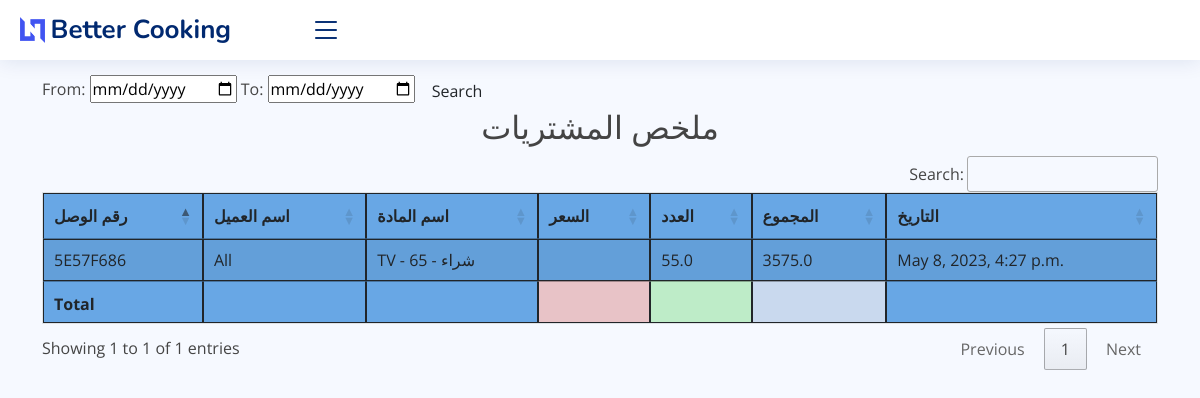
Page /purchase_report on the earlier database version.
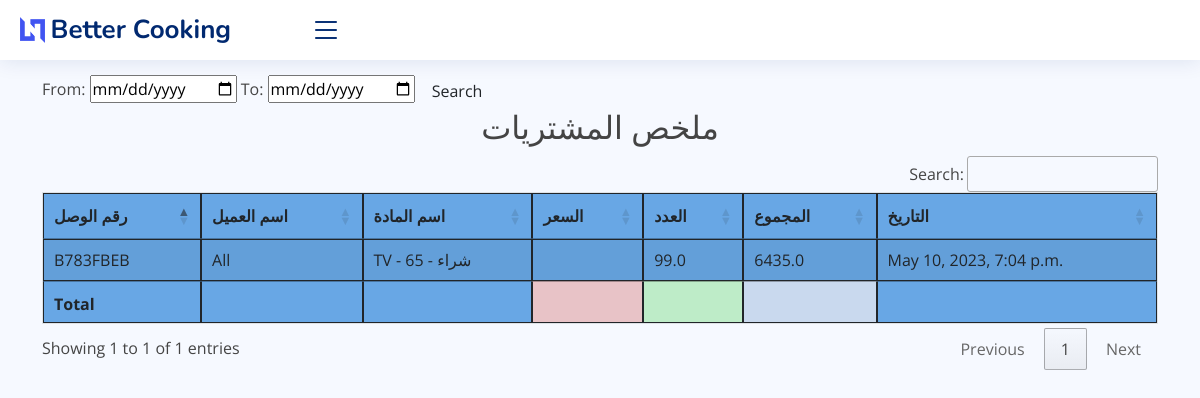
Same page on the later database version.
### core/models.py (models this page shows, shortened)
class PurchaseItem(models.Model):
    purchase_invoice = models.ForeignKey(Purchase, on_delete=models.CASCADE)
    item = models.ForeignKey(Item, on_delete=models.CASCADE)
    qty = models.FloatField()
    total_amt = models.FloatField(editable=False, default=0)
    pur_date = models.DateTimeField(auto_now_add=True)
    note = models.TextField(blank=True)
    class Meta:
        verbose_name_plural = '9. Purchased Item'

class Purchase(models.Model):
    invoice_number = models.CharField(max_length=8, unique=True, editable=False)
    vendor = models.ForeignKey(Vendor, on_delete=models.CASCADE)
    date = models.DateTimeField()
    class Meta:
        verbose_name_plural = '8. Purchase Invoice'

class Vendor(models.Model):
    full_name = models.CharField(max_length=50)
    address = models.TextField(blank=True)
    mobile = models.CharField(max_length=15, blank=True)
    status = models.BooleanField(default=False, blank=True)
    note = models.TextField(blank=True)
    class Meta:
        verbose_name_plural = '1. Vendors'
    def __str__(self):
        return self.full_name

class Item(models.Model):
    PRICELIST = (
        ('مفرد', 'مفرد'),
        ('جملة', 'جملة'),
        ('شراء', 'شراء'),
        ('قسط', 'قسط'),
    )
    name = models.CharField(max_length=255)
    price = models.PositiveIntegerField(default=1)
    price_list = models.CharField(max_length=8, choices=PRICELIST, default='مفرد')
    class Meta:
        verbose_name_plural = 'Items'
    def __str__(self):
        return f"{self.name} - {self.price} - {self.price_list}"

### core/views.py (the view)
# urls.py: path('purchase_report', views.purchase_report, name="purchase_report"),
def purchase_report(request):
    p_reports = PurchaseItem.objects.select_related()
    myFilter = Purchase_Filter(request.GET, queryset=p_reports)
    p_reports = myFilter.qs
    context = {'p_reports': p_reports, 'myFilter': myFilter}
    return render(request, 'core/reports/purchase_report.html', context)

### core/templates/core/reports/purchase_report.html (shortened to what this page needs)
{% extends 'core/base.html' %}
{% block content %}
    <br>
    <br> <br>
    <form class="form-a">
        From: <input type="date" value={{ myFilter.form.max_date }}</input>
        To: <input type="date" value={{ myFilter.form.min_date }}</input>
        <button type="submit" class="btn btn-b">Search</button>
    </form>
    <h2 class="text-center"> ملخص المشتريات </h2>
    <table id="example3" class="table table-striped" style="background-color: #68a7e5">
        <thead>
        <tr>
            <th>رقم الوصل</th>
            <th>اسم العميل</th>
            <th>اسم المادة</th>
            <th>السعر</th>
            <th>العدد</th>
            <th>المجموع</th>
            <th>التاريخ</th>
        </tr>
        </thead>
        <tbody>
        {% for i in  p_reports %}
            <tr>
                <td>{{ i.purchase_invoice.invoice_number }}</td>
                <td>{{ i.purchase_invoice.vendor }}</td>
                <td>{{ i.item }}</td>
                <td>{{ i.item_price }}</td>
                <td>{{ i.qty }}</td>
                <td>{{ i.total_amt }}</td>
                <td>{{ i.pur_date }}</td>
            </tr>
        {% endfor %}
        </tbody>
        <tfoot>
        <th></th>
        <th></th>
   <th></th>
        <th style="background-color: #e8c3c7"></th>
        <th style="background-color: #beecc8"></th>
        <th style="background-color: #c9d9ee"></th>
        <th></th>
        </tfoot>
    </table>
{% endblock %}

Differences in the rows shown:
removed PurchaseItem: purchase_invoice.invoice_number "5E57F686", purchase_invoice.vendor "All", item "TV - 65 - شراء", qty "55.0", total_amt "3575.0", pur_date "May 8, 2023, 4:27 p.m."
added PurchaseItem: purchase_invoice.invoice_number "B783FBEB", purchase_invoice.vendor "All", item "TV - 65 - شراء", qty "99.0", total_amt "6435.0", pur_date "May 10, 2023, 7:04 p.m."
